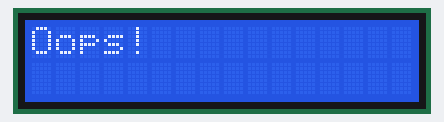
Bench run of a sketch on a simulated Arduino Uno, built with avr-gcc and run on an emulated ATmega328P. Shown: 16×2 character LCD.

Above: at 1.1 s.
At 7.9 s:
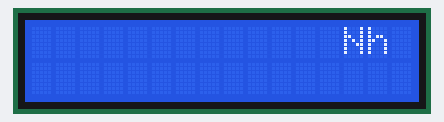
At 11.4 s:
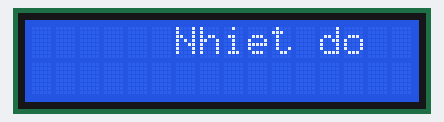
At 14.9 s:
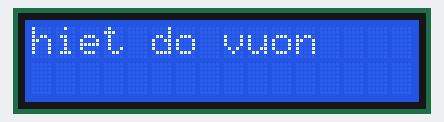
At 21.5 s:
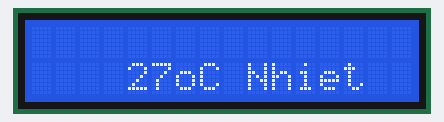
At 31.2 s:
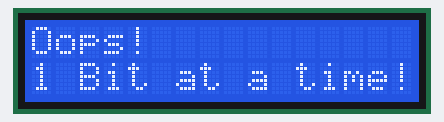

Measured:
- what the display in image 0 shows lasts 3.2 s, from 1.1 s to 4.3 s
- what the display in image 1 shows lasts 0.5 s, from 7.9 s to 8.4 s
- what the display in image 3 shows lasts 1.5 s, from 14.9 s to 16.4 s
- what the display in image 4 shows lasts 5.5 s, from 21.4 s to 26.9 s
- what the display in image 5 shows lasts 3.0 s, from 31.2 s to 34.2 s

The sketch:

test_lcd_scroll.ino
```cpp
// Compatible with the Arduino IDE 1.0
// Library version:1.1
// Code by Dana Dietz with the help of Jeremy Blum, Sunfounder and others who wrote lcd code
// My first code using I2C
// LCD 1602A with backpack PCF85724T (I2C)
// This example shows you how to use the LCD with an I2C backpack
// It shows you how the I2C only accepts one bit at a time by printing only the first character of an array
// It then shows you how to print several characters at once either staying in one position, or scrolling, in this case, to the left

#include <Wire.h>              //wire library
#include <LiquidCrystal_I2C.h> //liquid crystal with I2C library

LiquidCrystal_I2C lcd(0x27, 16, 2); // set the LCD address to 0x27 for a 16 chars and 2 line display

char array1[] = "Nhiet do vuon     "; // an array to print on line 0
char array2[] = "27oC"; // an array to print on line 1
char array3[] = "Oops!           ";
char array4[] = "1 Bit at a time!";

void setup()
{
    lcd.init(); // initialize the lcd

    lcd.backlight(); // Turn on backlight
}

void loop()
{
    // show that I2C only accepts one byte at a time
    // lcd.setCursor(0, 0); // set cursor at top left
    // lcd.print(array1);   // will only print the first letter of the array
    // lcd.setCursor(0, 1); // set cursor at left space on 2nd row
    // lcd.print(array2);   // will only print the first letter of the array
    // delay(2000);

    // lcd.clear();
    lcd.setCursor(0, 0);
    for (int positionCounter1 = 0; positionCounter1 < 17; positionCounter1++)
    {

        lcd.print(array3[positionCounter1]); // prints a 17 character array without scrolling
        delay(250);
    }

    {
        lcd.setCursor(0, 1);
        for (int positionCounter2 = 0; positionCounter2 < 17; positionCounter2++)
        {
            lcd.print(array4[positionCounter2]); // prints a 17 character or array without scrolling
        }
        delay(3000);
        lcd.clear();
    }
    {
        lcd.setCursor(15, 0); // set the cursor to column 15, line 0
        for (int positionCounter1 = 0; positionCounter1 < 16; positionCounter1++)
        {
            lcd.scrollDisplayLeft();             // Scrolls the contents of the display one space to the left.
            lcd.print(array1[positionCounter1]); // Print 12 character array
            delay(500);
        }
        delay(1000);
        lcd.clear(); // Clears the LCD screen and positions the cursor in the upper-left corner.

        lcd.setCursor(15, 1); // set the cursor to column 15, line 1
        for (int positionCounter2 = 0; positionCounter2 < 11; positionCounter2++)
        {
            lcd.scrollDisplayLeft();             // Scrolls the contents of the display one space to the left.
            lcd.print(array2[positionCounter2]); // Print a message to the LCD.
            delay(500);
        }
        delay(5000);
    }
    lcd.clear(); // Clears the LCD screen and positions the cursor in the upper-left corner.
}
```
